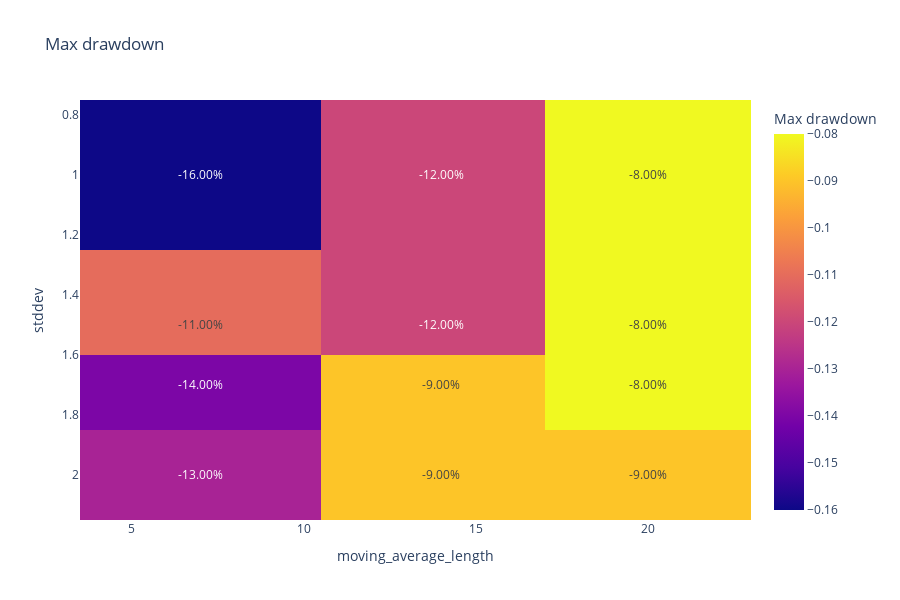

The notebook cell this image was saved under:
### Code cell
# Draw another heatmap
fig = visualise_heatmap_2d(heatmap_data, "stddev", "moving_average_length", "Max drawdown")
display(fig)

### Figure 1 — Plotly figure (JSON) as saved in the notebook; plotly's stock layout.template omitted (floating-point values rounded to 4 significant figures)
{"data": [{"coloraxis": "coloraxis", "hovertemplate": "moving_average_length: %{x}<br>stddev: %{y}<br>Max drawdown: %{z}<extra></extra>", "name": "0", "text": [["-16.00%", "-12.00%", "-8.00%"], ["-11.00%", "-12.00%", "-8.00%"], ["-14.00%", "-9.00%", "-8.00%"], ["-13.00%", "-9.00%", "-9.00%"]], "texttemplate": "%{text}", "type": "heatmap", "x": [7, 14, 20], "xaxis": "x", "y": [1, 1.5, 1.7, 2], "yaxis": "y", "z": [[-0.16, -0.12, -0.08], [-0.11, -0.12, -0.08], [-0.14, -0.09, -0.08], [-0.13, -0.09, -0.09]]}], "layout": {"coloraxis": {"colorbar": {"title": {"text": "Max drawdown"}}, "colorscale": [[0, "#0d0887"], [0.1111, "#46039f"], [0.2222, "#7201a8"], [0.3333, "#9c179e"], [0.4444, "#bd3786"], [0.5556, "#d8576b"], [0.6667, "#ed7953"], [0.7778, "#fb9f3a"], [0.8889, "#fdca26"], [1, "#f0f921"]]}, "height": 600, "title": {"text": "Max drawdown"}, "xaxis": {"anchor": "y", "domain": [0, 1], "title": {"text": "moving_average_length"}}, "yaxis": {"anchor": "x", "autorange": "reversed", "domain": [0, 1], "title": {"text": "stddev"}}}}
